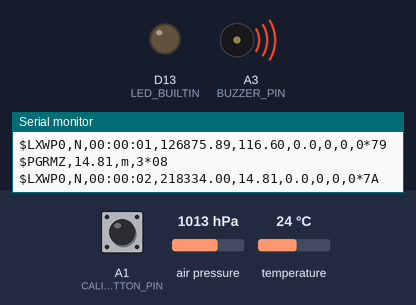
Bench run of a sketch on a simulated Arduino Nano 33 BLE. Shown: output pins drawn as LEDs (lit = HIGH), buzzer (waves = sounding), the last lines printed to the serial monitor. Dashed ring = blinking. The inputs (shaded band) are chosen by the test bench; at power-on: air pressure 1013 hPa, A1 (CALIB_BUTTON_PIN) HIGH, temperature 24 °C.

Above: at 2.6 s.
2.7 s: air pressure set to 975 hPa
5.7 s: air pressure set to 952 hPa
7.9 s: A1 (CALIB_BUTTON_PIN) pulled LOW for 0.15 s
At 10.0 s:
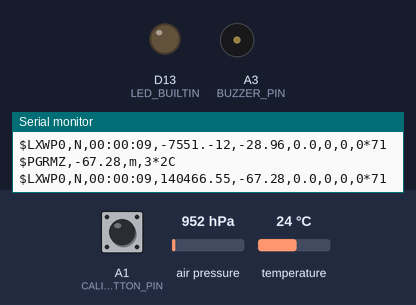
11.0 s: A1 (CALIB_BUTTON_PIN) pulled LOW for 3.2 s
At 13.6 s:
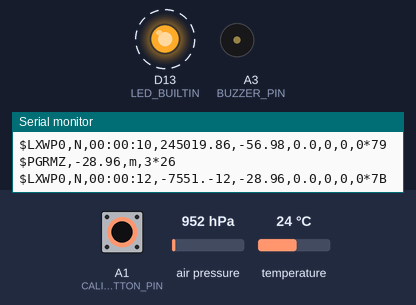
Timing chart, 0 to 17.5 s (numbered marks = the images above; inputs shaded):
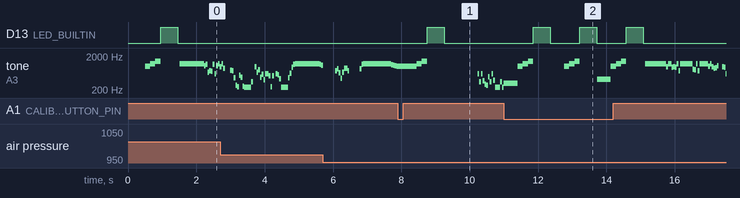

The sketch:

var_mk4-nrf52810-holyot-BLE-LK8K.ino
```cpp
/*****************************************************************************
 * Вариометр и альтиметр на Holyiot nRF52810 + LPS22HB
 * Эмуляция звука Brauniger IQ ONE
 * Фильтр Калмана, калибровка, BLE UART (Nordic UART Service)
 * Для XCSoar / LK8000
 *****************************************************************************/
#define BLE_EN 0

#include <Arduino.h>
#include <Wire.h>
#include <Arduino_LPS22HB.h>
//#include <Adafruit_TinyUSB.h>
#include <ArduinoBLE.h>

//#include <bluefruit.h>

// ============================================================================
// Конфигурация
// ============================================================================
#define BUZZER_PIN          17    // GPIO17 на Holyiot
#define CALIB_BUTTON_PIN    15    // GPIO15 для кнопки калибровки

#define SAMPLE_INTERVAL_MS  50    // 20 Гц выборка
#define ALTITUDE_SMOOTHING  0.7f  // Коэффициент сглаживания (без float - используем целые)

// Параметры фильтра Калмана (масштабированные)
#define KALMAN_Q_SCALED     10    // Q * 1000
#define KALMAN_R_SCALED     500   // R * 1000
#define KALMAN_INIT_P       1000  // Начальная ковариация * 1000

// ============================================================================
// Глобальные переменные
// ============================================================================
//LPS22HB BARO;

// Данные датчика
static int32_t g_pressure = 0;        // давление в Па * 10
static int32_t g_temperature = 0;     // температура в °C * 100
static int32_t g_altitude = 0;        // высота в см
static int32_t g_altitude_filtered = 0;
static int16_t g_climb_filtered = 0;  // вертикальная скорость в см/с

// Калибровка
static int32_t g_base_pressure = 0;   // давление на земле * 10
static int32_t g_base_altitude = 0;   // высота на земле в см

// Фильтр Калмана (целочисленная версия)
static int32_t kalman_x = 0;          // состояние
static int32_t kalman_p = KALMAN_INIT_P; // ковариация * 1000
static int32_t kalman_k = 0;          // коэффициент Калмана * 1000

// Тайминги
static uint32_t g_last_sample_time = 0;
static int32_t g_prev_altitude = 0;
static uint32_t g_sample_counter = 0;

// Звук
static bool g_sound_enabled = false;
static uint16_t g_sound_freq = 0;
static uint16_t g_sound_period_ms = 0;
static uint32_t g_sound_last_toggle = 0;
static bool g_sound_state = false;

// BLE
static bool g_ble_connected = false;
static uint32_t g_last_ble_send = 0;

// Флаг калибровки
static volatile bool g_calibration_requested = false;

// ============================================================================
// Фильтр Калмана (целочисленный, без float)
// ============================================================================
void kalman_init(int32_t initial_x) {
    kalman_x = initial_x;
    kalman_p = KALMAN_INIT_P;
    kalman_k = 0;
}

int32_t kalman_update(int32_t measurement) {
    // Прогноз: p = p + q
    kalman_p = kalman_p + KALMAN_Q_SCALED;
    if (kalman_p > 1000000) kalman_p = 1000000;

    // Коэффициент Калмана: k = p / (p + r)
    // Используем целочисленное деление с масштабированием
    int32_t denominator = kalman_p + KALMAN_R_SCALED;
    if (denominator == 0) denominator = 1;
    kalman_k = (kalman_p * 1000) / denominator;

    // Обновление состояния: x = x + k * (z - x)
    int32_t error = measurement - kalman_x;
    int32_t correction = (kalman_k * error) / 1000;
    kalman_x = kalman_x + correction;

    // Обновление ковариации: p = (1 - k) * p
    kalman_p = (kalman_p * (1000 - kalman_k)) / 1000;
    if (kalman_p < 1) kalman_p = 1;

    return kalman_x;
}

// ============================================================================
// Расчет высоты по давлению (без float)
// ============================================================================
int32_t calculate_altitude(int32_t pressure, int32_t base_pressure) {
    // Барометрическая формула: h = 44330 * (1 - (p/p0)^0.1903)
    // Используем аппроксимацию для целочисленных вычислений

    if (pressure <= 0 || base_pressure <= 0) return 0;

    // Преобразуем к общему масштабу (давление * 10)
    int32_t p = pressure / 10;
    int32_t p0 = base_pressure / 10;

    // Вычисляем отношение p/p0 * 10000 для целочисленной арифметики
    int32_t ratio = (p * 10000) / p0;

    // Таблица приближений для (1 - ratio^0.1903)
    // Используем линейную интерполяцию для ratio от 500 до 1000
    // (соответствует высоте от 0 до 5500 м)

    static const int16_t alt_table[51][2] = {
        {1000, 0},   {990, 84},   {980, 168},  {970, 253},  {960, 338},
        {950, 424},  {940, 510},  {930, 597},  {920, 684},  {910, 771},
        {900, 859},  {890, 948},  {880, 1037}, {870, 1127}, {860, 1218},
        {850, 1309}, {840, 1401}, {830, 1494}, {820, 1588}, {810, 1682},
        {800, 1777}, {790, 1873}, {780, 1970}, {770, 2068}, {760, 2166},
        {750, 2266}, {740, 2366}, {730, 2468}, {720, 2570}, {710, 2674},
        {700, 2778}, {690, 2884}, {680, 2991}, {670, 3099}, {660, 3208},
        {650, 3318}, {640, 3430}, {630, 3543}, {620, 3657}, {610, 3773},
        {600, 3890}, {590, 4009}, {580, 4129}, {570, 4250}, {560, 4373},
        {550, 4498}, {540, 4624}, {530, 4752}, {520, 4882}, {510, 5013},
        {500, 5146}
    };

    // Находим интервал в таблице
    int32_t alt = 0;
    for (int i = 0; i < 50; i++) {
        if (ratio >= alt_table[i+1][0]) {
            // Линейная интерполяция
            int32_t r1 = alt_table[i][0];
            int32_t r2 = alt_table[i+1][0];
            int32_t a1 = alt_table[i][1];
            int32_t a2 = alt_table[i+1][1];

            alt = a1 + ((a2 - a1) * (ratio - r1)) / (r2 - r1);
            break;
        }
    }

    // Переводим в сантиметры
    return alt * 100; // высота в см
}

// ============================================================================
// Обновление звука по алгоритму Brauniger IQ ONE
// ============================================================================
void update_sound(int16_t climb_cm_s) {
    // Climb в см/с (положительный - подъем)

    if (abs(climb_cm_s) < 10) {
        // Нейтральная зона - тишина
        g_sound_enabled = false;
        tone(BUZZER_PIN, 0);
        return;
    }

    uint16_t freq = 0;
    uint16_t period_ms = 0;
    int16_t abs_climb = abs(climb_cm_s);

    if (climb_cm_s > 0) {
        // Подъем: непрерывный тон, частота растет
        // От 600 Гц при 0.5 м/с до 1200 Гц при 5 м/с
        int16_t climb_m_s = abs_climb / 100;
        if (climb_m_s < 5) climb_m_s = 5;
        if (climb_m_s > 50) climb_m_s = 50;

        freq = 600 + ((climb_m_s - 5) * 133) / 10;
        if (freq < 600) freq = 600;
        if (freq > 1200) freq = 1200;

        g_sound_enabled = true;
        g_sound_state = true;
        tone(BUZZER_PIN, freq);

    } else {
        // Снижение: прерывистый тон
        int16_t climb_m_s = abs_climb / 100;
        if (climb_m_s < 5) climb_m_s = 5;
        if (climb_m_s > 50) climb_m_s = 50;

        freq = 600 - ((climb_m_s - 5) * 80) / 10;
        if (freq < 200) freq = 200;

        // Период прерываний пропорционален скорости
        period_ms = 500 + ((climb_m_s - 5) * 200) / 10;
        if (period_ms > 1500) period_ms = 1500;

        // Таймер прерываний
        uint32_t now = millis();
        if ((now - g_sound_last_toggle) > period_ms) {
            g_sound_state = !g_sound_state;
            g_sound_last_toggle = now;
        }

        if (g_sound_state) {
            g_sound_enabled = true;
            tone(BUZZER_PIN, freq);
        } else {
            g_sound_enabled = false;
            tone(BUZZER_PIN, 0);
        }
    }
}

// ============================================================================
// Обработка данных датчика
// ============================================================================
void process_sensor_data() {
    uint32_t now = millis();
    uint32_t dt = now - g_last_sample_time;

    if (dt < SAMPLE_INTERVAL_MS) return;
    g_last_sample_time = now;

    // Читаем датчик
    float pressure_float = BARO.readPressure();
    float temp_float = BARO.readTemperature();

    // Конвертируем в целые (давление * 10, температура * 100)
    g_pressure = (int32_t)(pressure_float * 10.0f);
    g_temperature = (int32_t)(temp_float * 100.0f);

    if (g_pressure <= 0) return;

    // Расчет высоты
    int32_t altitude;
    if (g_base_pressure > 0) {
        altitude = calculate_altitude(g_pressure, g_base_pressure);
    } else {
        altitude = 0;
    }

    // Фильтр Калмана
    int32_t filtered_alt = kalman_update(altitude);
    g_altitude_filtered = filtered_alt;

    // Расчет вертикальной скорости (дифференцирование)
    float dt_sec = dt / 1000.0f;
    if (dt_sec > 0.5f) dt_sec = 0.5f;

    int32_t delta_alt = filtered_alt - g_prev_altitude;
    int16_t climb = (int16_t)(delta_alt / dt_sec); // см/с

    // Сглаживание скорости (фильтр низких частот)
    if (g_sample_counter < 2) {
        g_climb_filtered = climb;
    } else {
        g_climb_filtered = (g_climb_filtered * 7 + climb) / 8;
    }

    g_prev_altitude = filtered_alt;
    g_altitude = filtered_alt;
    g_sample_counter++;

    // Обновление звука
    update_sound(g_climb_filtered);
}

// ============================================================================
// BLE UART (Nordic UART Service)
// ============================================================================
#if BLE_EN
  BLEDis bledis;
  BLEBas blebas;
  BLEUart bleuart;

void ble_connect_callback(uint16_t conn_handle) {
    g_ble_connected = true;
    digitalWrite(LED_BUILTIN, HIGH);

    // Звуковой сигнал подключения
    tone(BUZZER_PIN, 1000);
    delay(100);
    tone(BUZZER_PIN, 1500);
    delay(100);
    tone(BUZZER_PIN, 2000);
    delay(100);
    noTone(BUZZER_PIN);
}

void ble_disconnect_callback(uint16_t conn_handle, uint8_t reason) {
    g_ble_connected = false;
    digitalWrite(LED_BUILTIN, LOW);
}

void ble_uart_rx_callback(uint16_t conn_handle) {
    // Читаем команды с телефона
    while (bleuart.available()) {
        char c = (char)bleuart.read();
        if (c == 'C' || c == 'c') {
            g_calibration_requested = true;
        }
    }
}

void setup_ble() {
    Bluefruit.begin();
    Bluefruit.setTxPower(4);
    Bluefruit.setName("Holyiot Vario");

    // Настройка сервисов
    bledis.setManufacturer("Holyiot");
    bledis.setModel("nRF52810 Vario");
    Bluefruit.setDeviceName("Holyiot Vario");

    // Сервис батареи
    blebas.begin();

    // UART сервис
    bleuart.begin();
    bleuart.setRxCallback(ble_uart_rx_callback);

    // Callbacks подключения
    Bluefruit.setConnectCallback(ble_connect_callback);
    Bluefruit.setDisconnectCallback(ble_disconnect_callback);

    // Настройка рекламы
    Bluefruit.Advertising.addFlags(BLE_GAP_ADV_FLAGS_LE_ONLY_GENERAL_DISC_MODE);
    Bluefruit.Advertising.addTxPower();
    Bluefruit.Advertising.addService(bleuart);
    Bluefruit.Advertising.start();
}
#endif

// ============================================================================
// Отправка данных в XCSoar/LK8000
// ============================================================================
void send_vario_data() {
#if BLE_EN
    if (!g_ble_connected) return;
#endif

    uint8_t i, checksum = 0;
    uint32_t now = millis();
    if ((now - g_last_ble_send) < 500) return; // 2 Гц
    g_last_ble_send = now;

    char buffer[64];
    char out[60];
    // Формат NMEA для XCSoar:
    // $PGRMZ,altitude,f,3*XX - высота в футах
    // $PGRMZ,climb,m,3*XX - вертикальная скорость

    // Высота в футах (1 м = 3.28084 фута)
    int32_t alt_ft = (g_altitude * 328) / 10000; // см в футы

    // Вертикальная скорость в м/с
    int16_t climb_m_s = g_climb_filtered / 100;
    int16_t climb_cm = abs(g_climb_filtered % 100);

    // Высота
    sprintf(buffer, "$PGRMZ,%ld.%02d,f,3", g_altitude/100, g_altitude%100 /*alt_ft / 100, alt_ft % 100*/);
    for (i = 1; i < strlen(buffer); i++) {
    checksum ^= buffer[i];
    }
    sprintf(out, "%s*%02X\n", buffer, checksum);

#if BLE_EN
    bleuart.print(buffer);
#endif
    // Вертикальная скорость
    if (g_climb_filtered >= 0) {
        sprintf(buffer, "$PGRMZ,%d.%02d,m,3", climb_m_s, climb_cm);
    } else {
        sprintf(buffer, "$PGRMZ,-%d.%02d,m,3", abs(climb_m_s), climb_cm);
    }
    for (i = 1; i < strlen(buffer); i++) {
    checksum ^= buffer[i];
    }
    sprintf(out, "%s*%02X\n", buffer, checksum);
    Serial.print(out);

#if BLE_EN
    bleuart.print(buf);
#endif

    // Также отправляем в формате LXWP для LK8000
    // $LXWP0,logger,time,altitude,climb,speed,...
    sprintf(buffer, "$LXWP0,N,%02d:%02d:%02d,%ld.%02d,%d.%02d,0.0,0,0,0",
            (now / 3600000) % 24,
            (now / 60000) % 60,
            (now / 1000) % 60,
            g_altitude / 100, g_altitude % 100,
            g_climb_filtered / 100, abs(g_climb_filtered % 100));
    for (i = 1; i < strlen(buffer); i++) {
    checksum ^= buffer[i];
    }
    sprintf(out, "%s*%02X\n", buffer, checksum);
    Serial.print(out);

#if BLE_EN
    bleuart.print(buffer);
#endif
}

// ============================================================================
// Калибровка
// ============================================================================
void perform_calibration() {
    // Берем 20 измерений и усредняем
    int32_t sum_pressure = 0;
    int32_t sum_altitude = 0;
    int valid_samples = 0;

    for (int i = 0; i < 20; i++) {
        float p = BARO.readPressure();
        if (p > 0) {
            sum_pressure += (int32_t)(p * 10.0f);
            valid_samples++;
        }
        delay(20);
    }

    if (valid_samples > 0) {
        g_base_pressure = sum_pressure / valid_samples;

        // Сбрасываем фильтр Калмана
        kalman_init(0);
        g_prev_altitude = 0;
        g_climb_filtered = 0;
        g_altitude_filtered = 0;
        g_sample_counter = 0;

        // Звуковой сигнал калибровки
        for (int i = 0; i < 3; i++) {
            tone(BUZZER_PIN, 1000 + i * 200);
            delay(150);
        }
        noTone(BUZZER_PIN);

        digitalWrite(LED_BUILTIN, HIGH);
        delay(500);
        digitalWrite(LED_BUILTIN, LOW);
    }
}

// ============================================================================
// Обработчик кнопки
// ============================================================================
void button_handler() {
    static uint32_t last_press = 0;
    uint32_t now = millis();

    // Защита от дребезга
    if ((now - last_press) < 200) return;
    last_press = now;

    g_calibration_requested = true;
}

// ============================================================================
// Setup
// ============================================================================
void setup() {
    // Инициализация пинов
    pinMode(BUZZER_PIN, OUTPUT);
    pinMode(CALIB_BUTTON_PIN, INPUT_PULLUP);
    pinMode(LED_BUILTIN, OUTPUT);

    digitalWrite(LED_BUILTIN, LOW);

    // Инициализация датчика давления
    if (!BARO.begin()) {
        // Ошибка датчика - мигаем светодиодом
        while (1) {
            digitalWrite(LED_BUILTIN, HIGH);
            delay(100);
            digitalWrite(LED_BUILTIN, LOW);
            delay(900);
        }
    }

    // Настройка датчика
    // BARO.setDataRate(LPS22HB_RATE_25HZ);
    // BARO.setMode(LPS22HB_MODE_CONT);
    // BARO.setLowPassFilter(false);

    delay(100);

    // Инициализация BLE
#if BLE_EN
    setup_ble();
#endif

    // Начальная калибровка
    perform_calibration();

    // Таймеры
    g_last_sample_time = millis();
    g_last_ble_send = millis();
    g_sound_last_toggle = millis();
}

// ============================================================================
// Loop
// ============================================================================
void loop() {
    // Обработка кнопки
    if (digitalRead(CALIB_BUTTON_PIN) == LOW) {
        button_handler();
    }

    // Обработка калибровки
    if (g_calibration_requested) {
        g_calibration_requested = false;
        perform_calibration();
    }

    // Обработка датчика
    process_sensor_data();

    // Отправка данных по BLE
    send_vario_data();

    // Маленькая задержка для стабильности
    delay(5);

    // Выход в сон для экономии энергии (nRF52810)
    // Bluefruit.sleep();
}
```

Measured:
- after the input at 7.9 s, D13 (LED_BUILTIN): LOW → HIGH after 0.85 s, → LOW 0.50 s later
- after the input at 11.0 s, D13 (LED_BUILTIN): alternates HIGH for 0.50 s and LOW for 0.86 s, 6 changes in all, then stays LOW, starting after 0.86 s
- by itself, tone on A3 (BUZZER_PIN): plays 312 Hz for 0.41 s, 1000 Hz for 0.15 s, 1200 Hz for 0.15 s, 1400 Hz for 0.15 s, 1000 Hz for 0.15 s, 1200 Hz for 0.15 s … (36 notes in this stretch)
